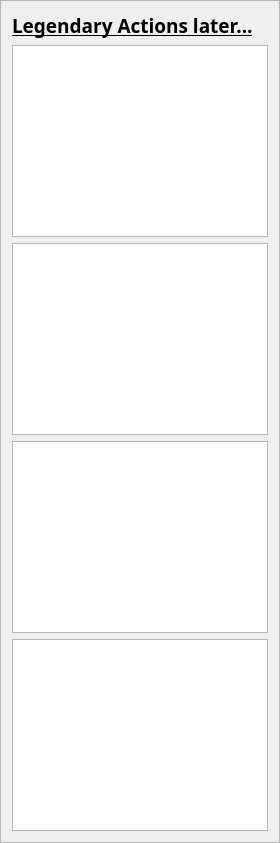
                <widget class="QFrame" name="frame_8">
                 <property name="font">
                  <font>
                   <family>Merriweather</family>
                   <pointsize>14</pointsize>
                   <kerning>true</kerning>
                  </font>
                 </property>
                 <property name="frameShape">
                  <enum>QFrame::StyledPanel</enum>
                 </property>
                 <property name="frameShadow">
                  <enum>QFrame::Raised</enum>
                 </property>
                 <layout class="QGridLayout" name="gridLayout_7">
                  <item row="0" column="0">
                   <widget class="QLabel" name="label_37">
                    <property name="font">
                     <font>
                      <family>Merriweather</family>
                      <pointsize>14</pointsize>
                      <bold>true</bold>
                      <underline>true</underline>
                      <kerning>true</kerning>
                     </font>
                    </property>
                    <property name="text">
                     <string>Legendary Actions later...</string>
                    </property>
                   </widget>
                  </item>
                  <item row="1" column="0">
                   <widget class="QTextEdit" name="textEdit_5">
                    <property name="font">
                     <font>
                      <family>Merriweather</family>
                      <kerning>true</kerning>
                     </font>
                    </property>
                   </widget>
                  </item>
                  <item row="4" column="0">
                   <widget class="QTextEdit" name="textEdit_6">
                    <property name="font">
                     <font>
                      <family>Merriweather</family>
                      <kerning>true</kerning>
                     </font>
                    </property>
                   </widget>
                  </item>
                  <item row="3" column="0">
                   <widget class="QTextEdit" name="textEdit_7">
                    <property name="font">
                     <font>
                      <family>Merriweather</family>
                      <kerning>true</kerning>
                     </font>
                    </property>
                   </widget>
                  </item>
                  <item row="2" column="0">
                   <widget class="QTextEdit" name="textEdit_8">
                    <property name="font">
                     <font>
                      <family>Merriweather</family>
                      <kerning>true</kerning>
                     </font>
                    </property>
                   </widget>
                  </item>
                 </layout>
                </widget>
